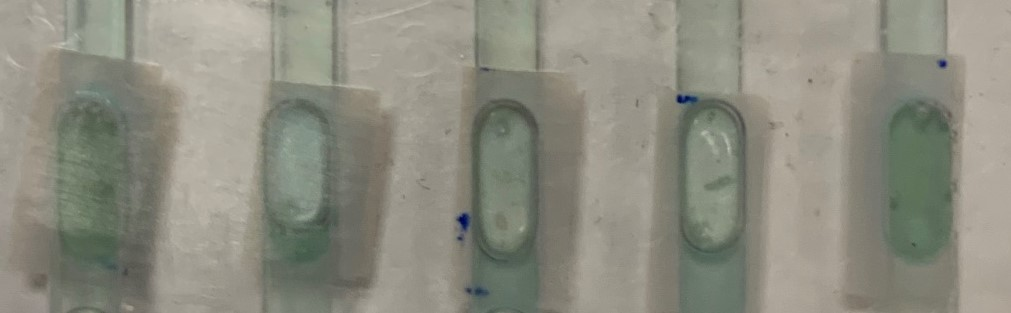
#> input picture images/44H_10000Z.jpeg, 1011 x 313 px; its folder holds 5 pictures in this run
$ python colors_getRGB.py
#> lines starting #> are read from the running program, lines starting #| are printed output that depends on the picture
### variables.py
import cv2
import numpy as np
'''
Virtual Environment:
'''
#   .\env\Scripts\activate
#   deactivate

'''
Image selection:
'''
path_folder = 'images'

path_image_abs = 'D:/Christian_Ohlhäuser/Bildauswertung/ColiChecker/images/44H_10000Z.jpeg' # some modules need the absolute path

path_image = 'images/44H_10000Z.jpeg'
#path_image = 'images_postprocessing/S2_Kovacs_10000Z/S2_Kovacs_10000Z_Black.png'
#path_image = 'images_testing/Blau Gradient.jpeg'


image = cv2.imread(path_image, cv2.IMREAD_COLOR) # images testing path
#> image is the input picture: shape (313, 1011, 3); mean B, G, R 128.1, 140.5, 140.9

image_int = np.copy(image) # copying the image so we dont alter the original
image_cp1 = np.copy(image_int) # copying the image for comparision purposes

image_ext = cv2.cvtColor(image, cv2.COLOR_BGR2RGB) # convert to rgb for other modules as opencv uses bgr by default but doesnt show it to the user
image_cp2= np.copy(image_ext) # copying the image for comparision purposes

image_blank = np.zeros_like(image) # just a blank image

'''
Image processing variables:
'''
# Change Color Model
image_gray1 = cv2.cvtColor(image_int, cv2.COLOR_BGR2GRAY) # turn rgb image into a grayed version
image_gray2 = cv2.cvtColor(image_ext, cv2.COLOR_RGB2GRAY) # turn rgb image into a grayed version

image_HSV1 = cv2.cvtColor(image_int, cv2.COLOR_BGR2HSV) # create image in hsv model
#> image_HSV1: shape (313, 1011, 3); mean H, S, V 30.8, 28.4, 143.7
image_HSV2 = cv2.cvtColor(image_ext, cv2.COLOR_RGB2HSV) # create image in hsv model

# Blurring methods
image_median1 = cv2.medianBlur(image_gray1, ksize = 7) # Blur image to reduce noise(7 indicates the level of blurring)
image_median2 = cv2.medianBlur(image_gray2, ksize = 7) # Blur image to reduce noise(7 indicates the level of blurring)

image_gaussian1 = cv2.GaussianBlur(image_gray1,(7,7),1)
image_gaussian2 = cv2.GaussianBlur(image_gray2,(7,7),1)

# Edge Detection
image_canny1 = cv2.Canny(image_gaussian1, threshold1 = 40, threshold2 = 50) # uses Hough transform to make edges more visible
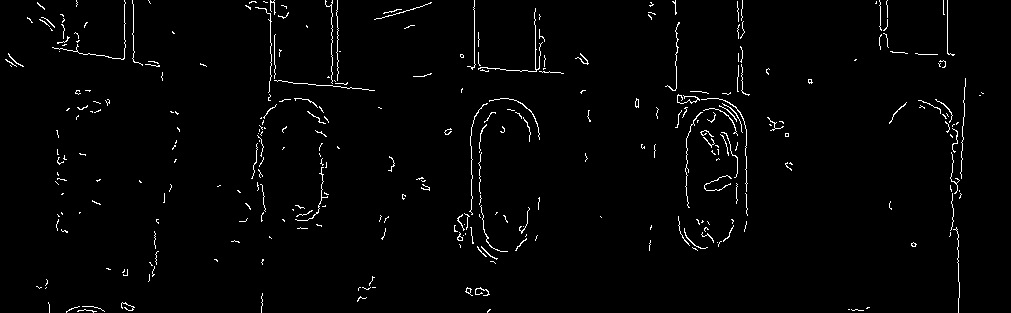
#> image_canny1: shape (313, 1011); 1.9% white in thin lines or dots
image_canny2 = cv2.Canny(image_gaussian2, threshold1 = 40, threshold2 = 50) # uses Hough transform to make edges more visible

'''
Kernels: https://en.wikipedia.org/wiki/Kernel_(image_processing)
'''
# Basic Kernels
kernel = np.ones((5,5), np.uint8) # 5x5 Einheitsmatrix mostly suffiecient
kernel2 = np.ones((7,7), np.uint8) # 7x7 Einheitsmatrix go with this most of the time

# Custom kernels
kernel3 = np.array(([0, 1, 0], [1, 1, 1], [0, 1, 0]),dtype='uint8') # Wikipedia Test Matrix

kernel_sharp = np.array([[-1,-1,-1], [-1,9,-1], [-1,-1,-1]])

#kernel_sobel_horizontal = np.array([[1, 2, 1],[0, 0, 0],[-1, -2, -1]])
#kernel_sobel_vertical = np.array([[-1, 0, 1],[-2, 0, 2],[-1, 0, 1]])

kernel_laplacian = np.array([[1, 1, 1],[1, -8, 1],[1, 1, 1]]) # basically a merge of the previous two


# Kernel test variables
image_kernel1 = cv2.filter2D(image_int, -1, kernel2) # alter image via kernels
#> image_kernel1: shape (313, 1011, 3); every value is 255
image_kernel2 = cv2.filter2D(image_ext, -1, kernel2) # alter image via kernels

'''
Unused image processing variables:
'''
image_resized1 = cv2.resize(image_int, (600, 400)) # function to resize image
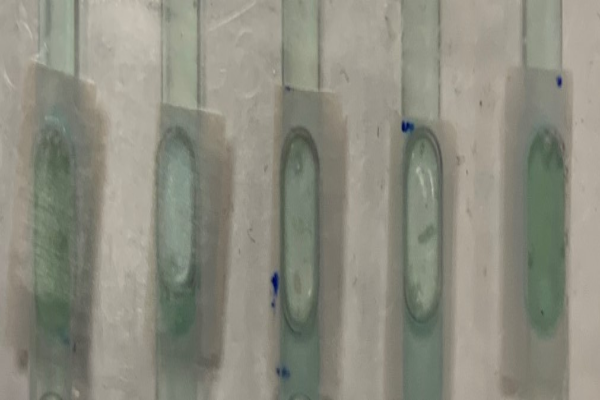
#> image_resized1: shape (400, 600, 3); mean B, G, R 128, 140.4, 140.7
image_resized2 = cv2.resize(image_ext, (600, 400)) # function to resize image

'''
General Functions:
'''
def rgbtobgr(image):
    image = cv2.cvtColor(image,cv2.COLOR_RGB2BGR)
    return image

def bgrtorgb(image):
    image = cv2.cvtColor(image,cv2.COLOR_RGB2BGR)
    return image

# [30 lines left out: function stackImages, not called in this run]

### colors_getRGB.py
# State: working
# ToDo: check if RGB model values are BGR model values
'''
Imports:
'''
import cv2
import numpy as np
import pandas as pd
import matplotlib.pyplot as plt
import variables as v

'''
Setup:
'''
img = v.image_int

index=["color", "color_name", "hex", "R", "G", "B"] # index colors
csv = pd.read_csv('colors.csv', names=index, header=None) # and read csv file
#> (reads colors.csv from the repository)

'''
Globals:
'''
clicked = False
r = g = b = xpos = ypos = 0

'''
Function: returns RGB Color Code
'''
def recognize_color(R,G,B):
    minimum = 10000
    for i in range(len(csv)):
        d = abs(R- int(csv.loc[i,"R"])) + abs(G- int(csv.loc[i,"G"]))+ abs(B- int(csv.loc[i,"B"])) # Get RGB value trough simple absolute subtraction
        if(d<=minimum):
            minimum = d
            cname = csv.loc[i,"color_name"]
    return cname
'''
Showcase:
'''
def mouse_click(event, x, y, flags, param):
    if event == cv2.EVENT_LBUTTONDBLCLK:
        global b,g,r,xpos,ypos, clicked
        clicked = True
        xpos = x
        ypos = y
        b,g,r = img[y,x]
        b = int(b)
        g = int(g)
        r = int(r)

cv2.namedWindow('Color Detection')
cv2.setMouseCallback('Color Detection', mouse_click)

while(1):
    cv2.imshow("Color Detection",img)
    if (clicked):

        #cv2.rectangle(image, startpoint, endpoint, color, thickness)-1 fills entire rectangle
        cv2.rectangle(img,(20,20), (750,60), (b,g,r), -1)#Creating text string to display( Color name and RGB values )
        text = recognize_color(r,g,b) + ' R='+ str(r) +  ' G='+ str(g) +  ' B='+ str(b)

        #cv2.putText(img,text,start,font(0-7),fontScale,color,thickness,lineType )
        cv2.putText(img, text,(50,50),2,0.8,(255,255,255),2,cv2.LINE_AA)#For very light colours we will display text in black colour
        if(r+g+b>=600):
            cv2.putText(img, text,(50,50),2,0.8,(0,0,0),2,cv2.LINE_AA)

        clicked=False

    #Break the loop when user hits 'esc' key
    if cv2.waitKey(20) & 0xFF ==27:
#> (key Esc is pressed here)
        break
cv2.destroyAllWindows()
